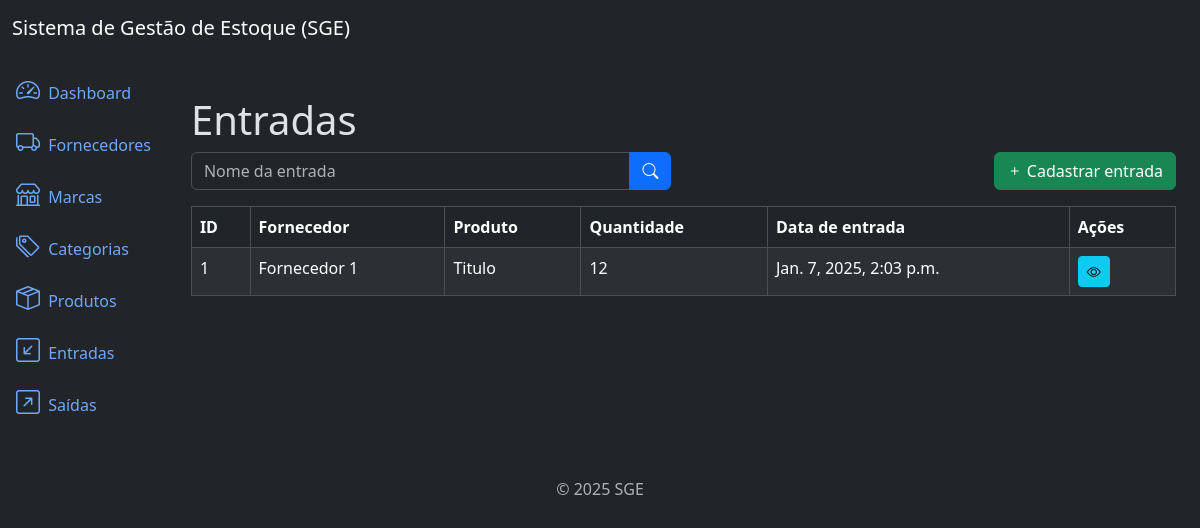
/inflows/list/, run on an earlier commit of the app's database.
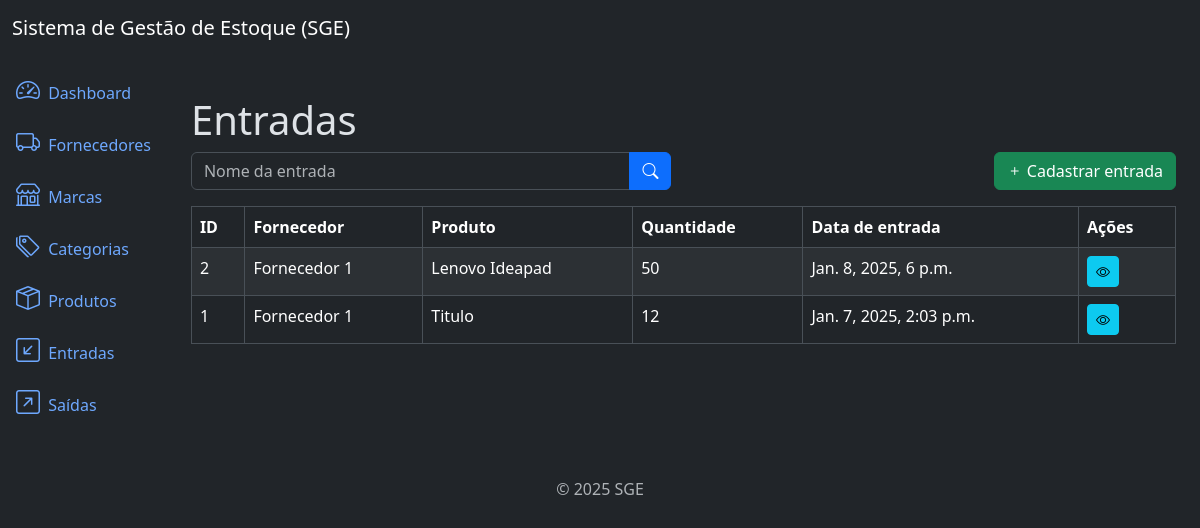
And on a later commit of the database.
### inflows/models.py (models this page shows, shortened)
class Inflow(models.Model):
    supplier = models.ForeignKey(Supplier, on_delete=models.PROTECT, related_name='inflows')
    product = models.ForeignKey(Products, on_delete=models.PROTECT, related_name='inflows')
    quantity = models.IntegerField()
    description = models.TextField(null=True, blank=True)
    created_at = models.DateTimeField(auto_now_add=True)
    updated_at = models.DateTimeField(auto_now=True)
    class Meta:
        ordering = ['-created_at'] # o hífen na frente é pra colocar como decrescente. Por padrão é crescente

### suppliers/models.py (models this page shows)
class Supplier(models.Model):
    name = models.CharField(max_length=500)
    description = models.TextField(null=True, blank=True)
    created_at = models.DateTimeField(auto_now_add=True)
    updated_at = models.DateTimeField(auto_now=True)
    class Meta: # Ordena por ordem alfabetica pelo nome
        ordering = ['name']
    def __str__(self):
        return self.name

### products/models.py (models this page shows)
class Products(models.Model):
    title = models.CharField(max_length=500)
    category = models.ForeignKey(Category, on_delete=models.PROTECT, related_name='products')
    brand = models.ForeignKey(Brand, on_delete=models.PROTECT, related_name='products')
    description = models.TextField(null=True, blank=True)
    serie_number = models.CharField(max_length=200, null=True, blank=True)
    cost_price = models.DecimalField(max_digits=20, decimal_places=2) # sempre usar DecimalFiel para campos de dinheiro/moeda
    selling_price = models.DecimalField(max_digits=20, decimal_places=2)
    quantity = models.IntegerField(default=0)
    created_at = models.DateTimeField(auto_now_add=True)
    updated_at = models.DateTimeField(auto_now=True)
    class Meta:
        ordering = ['title']
    def __str__(self):
        return self.title

### inflows/views.py (the view)
# urls.py: path('inflows/list/', views.InflowListView.as_view(), name='inflow_list'),
class InflowListView(ListView):
    model = models.Inflow
    template_name = 'inflow_list.html'
    context_object_name = 'inflows'
    paginate_by = 10 # Define a quantidade de elementos que serão exibidos por página
    def get_queryset(self): # Método que faz filtros pelo nome da categoria
        queryset = super().get_queryset()
        product = self.request.GET.get('product')
        if product:
            queryset = queryset.filter(product__title__icontains=product)
        return queryset

### inflows/templates/inflow_list.html (shortened to what this page needs)
{% extends 'base.html' %}
{% block content %}
    <h3 class="display-6">Entradas</h3>
    <div class="row mb-3">
        <div class="col-md-6">
            <form method="get" action="{%  url 'inflow_list' %}">
                <div class="input-group">
                    <input type="text" name="name" class="form-control" placeholder="Nome da entrada" value="{{ request.GET.name }}">
                    <button type="submit" class="btn btn-primary">
                        <i class="bi bi-search"></i>
                    </button>
                </div>
            </form>
        </div>
        <div class="col-md-6">
            <a href="{% url 'inflow_create' %}" class="btn btn-success float-end">
                <i class="bi bi-plus"></i> Cadastrar entrada
            </a>
        </div>
    </div>
    <div class="table-responsive">
        <table class="table table-striped table-bordered">
            <thead class="thead-dark">
                <tr>
                    <th>ID</th>
                    <th>Fornecedor</th>
                    <th>Produto</th>
                    <th>Quantidade</th>
                    <th>Data de entrada</th>
                    <th>Ações</th>
                </tr>
            </thead>
            <tbody>
                {% for inflow in inflows %}
                    <tr>
                        <td>{{ inflow.id }}</td>
                        <td>{{ inflow.supplier }}</td>
                        <td>{{ inflow.product }}</td>
                        <td>{{ inflow.quantity }}</td>
                        <td>{{ inflow.created_at }}</td>
                        <td>
                            <a href="{% url 'inflow_detail' inflow.id %}" class="btn btn-info btn-sm">
                                <i class="bi bi-eye"></i>
                            </a>
                        </td>
                    </tr>
                {% endfor %}
            </tbody>
        </table>
    </div>
{% endblock %}

What changed in the data, as far as the page shows it:
added Inflow: id "2", supplier "Fornecedor 1", product "Lenovo Ideapad", quantity "50", created_at "Jan. 8, 2025, 6 p.m."
